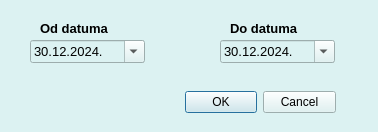
<?xml version="1.0" encoding="UTF-8"?>
<ui version="4.0">
 <class>periodicniDialog</class>
 <widget class="QDialog" name="periodicniDialog">
  <property name="geometry">
   <rect>
    <x>0</x>
    <y>0</y>
    <width>378</width>
    <height>132</height>
   </rect>
  </property>
  <property name="windowTitle">
   <string>Periodični izveštaj</string>
  </property>
  <property name="styleSheet">
   <string notr="true">background-color: rgb(220, 242, 242);</string>
  </property>
  <widget class="QLabel" name="label">
   <property name="geometry">
    <rect>
     <x>40</x>
     <y>20</y>
     <width>81</width>
     <height>16</height>
    </rect>
   </property>
   <property name="font">
    <font>
     <pointsize>10</pointsize>
     <bold>true</bold>
    </font>
   </property>
   <property name="text">
    <string>Od datuma</string>
   </property>
  </widget>
  <widget class="QLabel" name="label_2">
   <property name="geometry">
    <rect>
     <x>230</x>
     <y>20</y>
     <width>81</width>
     <height>16</height>
    </rect>
   </property>
   <property name="font">
    <font>
     <pointsize>10</pointsize>
     <bold>true</bold>
    </font>
   </property>
   <property name="text">
    <string>Do datuma</string>
   </property>
  </widget>
  <widget class="QDateEdit" name="oddatEdit">
   <property name="geometry">
    <rect>
     <x>30</x>
     <y>40</y>
     <width>115</width>
     <height>23</height>
    </rect>
   </property>
   <property name="font">
    <font>
     <pointsize>10</pointsize>
    </font>
   </property>
   <property name="styleSheet">
    <string notr="true">QCalendarWidget QWidget {
    background-color: white;
    color: black;
}
QCalendarWidget QAbstractItemView {
    selection-background-color: #0078D7;
    selection-color: white;
    background-color: white;
    color: black;
}
QCalendarWidget QToolButton {
    background-color: #0078D7;
    color: white;
    border-radius: 5px;
    padding: 5px;
}
QCalendarWidget QToolButton:hover {
    background-color: #005a9e;
}
QCalendarWidget QHeaderView {
    background-color: #F0F0F0;
}</string>
   </property>
   <property name="dateTime">
    <datetime>
     <hour>0</hour>
     <minute>0</minute>
     <second>0</second>
     <year>2024</year>
     <month>12</month>
     <day>30</day>
    </datetime>
   </property>
   <property name="displayFormat">
    <string>dd.MM.yyyy.</string>
   </property>
   <property name="calendarPopup">
    <bool>true</bool>
   </property>
  </widget>
  <widget class="QDateEdit" name="dodatEdit">
   <property name="geometry">
    <rect>
     <x>220</x>
     <y>40</y>
     <width>115</width>
     <height>23</height>
    </rect>
   </property>
   <property name="font">
    <font>
     <pointsize>10</pointsize>
    </font>
   </property>
   <property name="styleSheet">
    <string notr="true">QCalendarWidget QWidget {
    background-color: white;
    color: black;
}
QCalendarWidget QAbstractItemView {
    selection-background-color: #0078D7;
    selection-color: white;
    background-color: white;
    color: black;
}
QCalendarWidget QToolButton {
    background-color: #0078D7;
    color: white;
    border-radius: 5px;
    padding: 5px;
}
QCalendarWidget QToolButton:hover {
    background-color: #005a9e;
}
QCalendarWidget QHeaderView {
    background-color: #F0F0F0;
}</string>
   </property>
   <property name="dateTime">
    <datetime>
     <hour>0</hour>
     <minute>0</minute>
     <second>0</second>
     <year>2024</year>
     <month>12</month>
     <day>30</day>
    </datetime>
   </property>
   <property name="displayFormat">
    <string>dd.MM.yyyy.</string>
   </property>
   <property name="calendarPopup">
    <bool>true</bool>
   </property>
  </widget>
  <widget class="QDialogButtonBox" name="buttonBox">
   <property name="geometry">
    <rect>
     <x>185</x>
     <y>90</y>
     <width>151</width>
     <height>24</height>
    </rect>
   </property>
   <property name="standardButtons">
    <set>QDialogButtonBox::Cancel|QDialogButtonBox::Ok</set>
   </property>
  </widget>
 </widget>
 <resources/>
 <connections/>
</ui>
